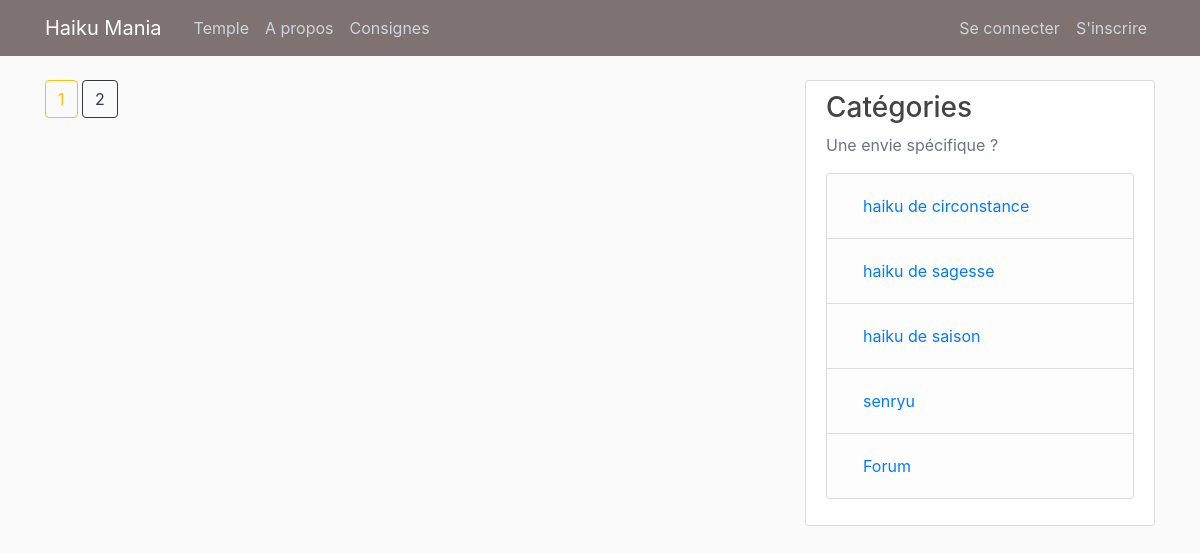
/forum, run on an earlier commit of the app's database.
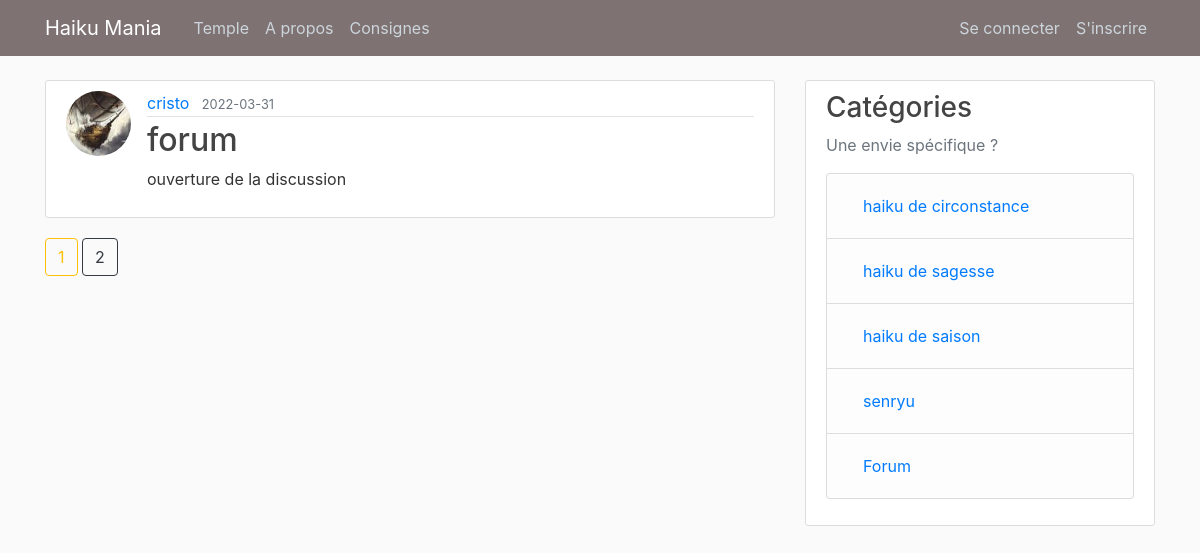
And on a later commit of the database.
### flaskblog/models.py (models this page shows, shortened)
class Post(db.Model):
    id = db.Column(db.Integer, primary_key=True)
    title = db.Column(db.String(100), nullable=False)
    date_posted = db.Column(db.DateTime, nullable=False, default=datetime.utcnow)
    content = db.Column(db.Text, nullable=False)
    user_id = db.Column(db.Integer, db.ForeignKey('user.id'), nullable=False)

class User(db.Model, UserMixin):
    id = db.Column(db.Integer, primary_key=True)
    username = db.Column(db.String(20), unique=True, nullable=False)
    email = db.Column(db.String(120), unique=True, nullable=False)
    image_file = db.Column(db.String(20), nullable=False, default='default.jpg')
    password = db.Column(db.String(60), nullable=False)
    posts = db.relationship('Post', backref='author', lazy=True)

### flaskblog/main/routes.py (the view)
@main.route("/forum")
def forum():
    page = request.args.get('page', 1, type=int)
    posts = Post.query.order_by(Post.date_posted.desc()).paginate(page=page, per_page=5)
    return render_template('forum.html', posts=posts)

### flaskblog/templates/forum.html
{% extends "layout.html" %}
{% block content %}
    {% for post in posts.items %}
      {% if post.title == "forum" %}
        <article class="media content-section">
          <img class="rounded-circle article-img" src="{{ url_for('static', filename='profile_pics/' + post.author.image_file) }}">
          <div class="media-body">
            <div class="article-metadata">
              <a class="mr-2" href="{{ url_for('users.user_posts', username=post.author.username) }}">{{ post.author.username }}</a>
              <small class="text-muted">{{ post.date_posted.strftime('%Y-%m-%d') }}</small>
            </div>
            <h2><a class="article-title" href="{{ url_for('posts.post', post_id=post.id) }}">{{ post.title }}</a></h2>
            <p class="article-content">{{ post.content }}</p>
          </div>
        </article>
      {% endif %}
    {% endfor %}
    {% for page_num in posts.iter_pages(left_edge=1, right_edge=1, left_current=1, right_current=2) %}
      {% if page_num %}
        {% if posts.page == page_num %}
          <a class="btn btn-outline-warning mb-4" href="{{ url_for('main.home', page=page_num) }}">{{ page_num }}</a>
        {% else %}
          <a class="btn btn-outline-dark mb-4" href="{{ url_for('main.home', page=page_num) }}">{{ page_num }}</a>
        {% endif %}
      {% else %}
        ...
      {% endif %}
    {% endfor %}
{% endblock content %}

What changed in the data, as far as the page shows it:
added Post: image_file (picture), author.username "cristo", date_posted "2022-03-31", title "forum", content "ouverture de la discussion"
